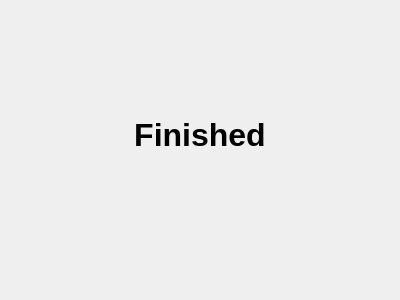
<?xml version="1.0" encoding="UTF-8"?>
<ui version="4.0">
 <class>WizardConclusion</class>
 <widget class="QWidget" name="WizardConclusion">
  <property name="geometry">
   <rect>
    <x>0</x>
    <y>0</y>
    <width>400</width>
    <height>300</height>
   </rect>
  </property>
  <property name="windowTitle">
   <string>Form</string>
  </property>
  <widget class="QLabel" name="label">
   <property name="geometry">
    <rect>
     <x>120</x>
     <y>120</y>
     <width>160</width>
     <height>30</height>
    </rect>
   </property>
   <property name="styleSheet">
    <string notr="true">font-size: 24pt;
font-weight: bold;</string>
   </property>
   <property name="text">
    <string>Finished</string>
   </property>
   <property name="alignment">
    <set>Qt::AlignmentFlag::AlignCenter</set>
   </property>
  </widget>
 </widget>
 <resources/>
 <connections/>
</ui>
